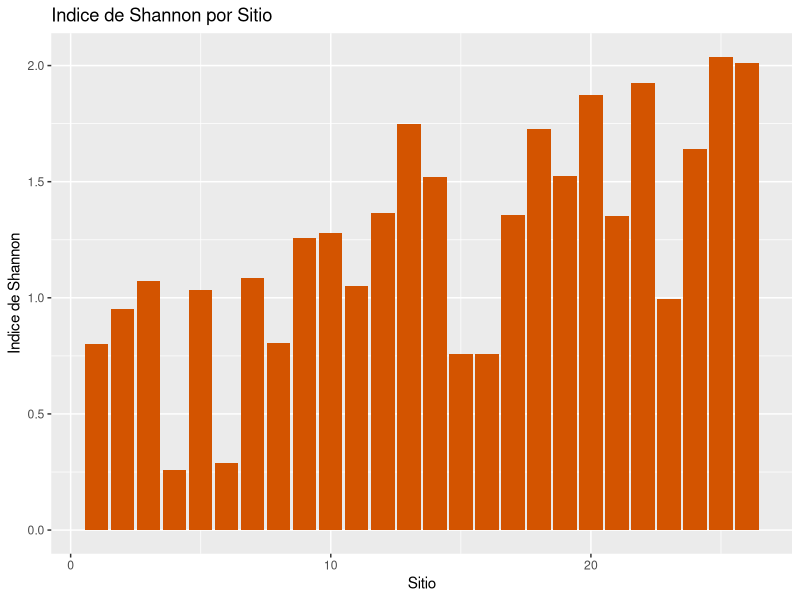
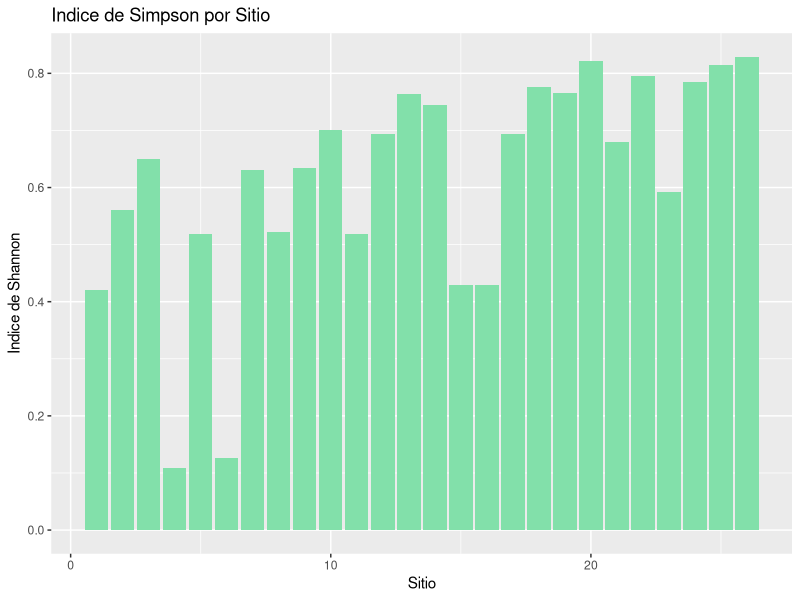

Write R code to recreate these figures, in order.
#limpiar datos
rm(list=ls())
#lmipiar la consola
cat("\014")
library(ggplot2)
library(ggpubr)
# Nos interesa saber si hay diferencias significativas
# en los indicadores de diversidad, Shanon y Simpson

#Cargamos datos
datos <- read.csv("shanoon.csv", header = T)
str(datos)
attach(datos)

####################### SHANON ############################
#anova
anova_shanoon <- aov(Shannon ~ Sitio, data = datos)
summary(anova_shanoon)
#barplot(Shannon ~ Sitio, data = datos)
#Residuales
resid_shanoon <- residuals(anova_shanoon)
#normalidad 
shapiro.test(resid_shanoon)
#corremos no parametrico 
kruskal.test(Shannon ~ Sitio, data = datos)

#grafica de barras en ggplot
par(mfrow=c(1,1))

ggplot(datos, aes(x=Sitio, y=Shannon)) + 
        geom_bar(stat="identity", fill="#D35400")+
        theme_grey()+
        xlab("Sitio")+
        ylab("Indice de Shannon")+
        ggtitle("Indice de Shannon por Sitio")

####################### SIMPSON ############################
#anova
anova_simpson <- aov(Simpson ~ Sitio, data = datos)
summary(anova_simpson)
#barplot(Simpson ~ Sitio, data = datos)
#Residuales
resid_simpson <- residuals(anova_shanoon)
#normalidad 
shapiro.test(resid_simpson)
#corremos no parametrico
kruskal.test(Simpson ~ Sitio, data = datos)
#grafica
ggplot(datos, aes(x=Sitio, y=Simpson)) + 
        geom_bar(stat="identity", fill="#82E0AA")+
        theme_gray()+
        xlab("Sitio")+
        ylab("Indice de Shannon")+
        ggtitle("Indice de Simpson por Sitio")
